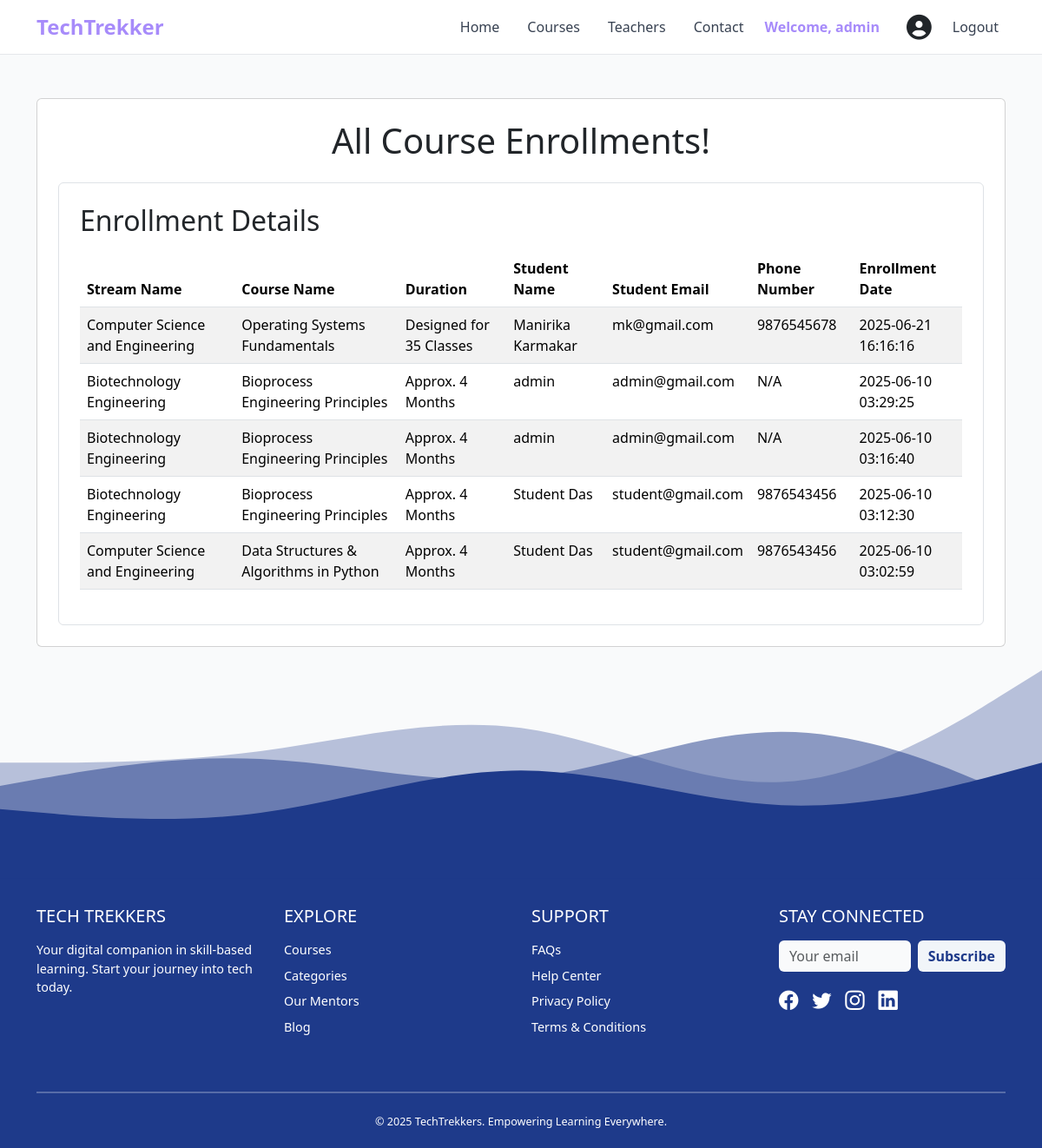
/teacher_students.php (signed in), run on the app's committed database.
### tables this page shows
CREATE TABLE `enrollments` (
  `enrollment_id` char(36) NOT NULL DEFAULT uuid(),
  `stream_id` int(11) NOT NULL,
  `course_id` int(11) NOT NULL,
  `course_name` varchar(255) NOT NULL,
  `total_duration` varchar(50) NOT NULL,
  `buyer_name` varchar(255) NOT NULL,
  `buyer_email` varchar(255) NOT NULL,
  `phone_number` varchar(20) DEFAULT NULL,
  `amount_paid` decimal(10,2) NOT NULL,
  `enrolled_at` timestamp NOT NULL DEFAULT current_timestamp(),
  `receipt_path` varchar(255) DEFAULT NULL
);

CREATE TABLE `streams` (
  `stream_id` int(11) NOT NULL,
  `stream_name` varchar(255) NOT NULL
);

CREATE TABLE `courses` (
  `stream_id` int(11) DEFAULT NULL,
  `course_id` int(11) NOT NULL,
  `course_name` varchar(255) DEFAULT NULL,
  `estimated_duration` varchar(100) DEFAULT NULL,
  `price` decimal(10,2) DEFAULT NULL,
  `key_topics_summary` text DEFAULT NULL,
  `image_url` varchar(500) DEFAULT NULL,
  `instructor_name` varchar(255) DEFAULT NULL,
  `skill_level` varchar(50) DEFAULT NULL,
  `average_rating` float DEFAULT NULL,
  `num_reviews` int(11) DEFAULT NULL,
  `short_tagline` text DEFAULT NULL,
  `num_students_enrolled` int(11) DEFAULT NULL,
  `prerequisites` text DEFAULT NULL,
  `badge_label` varchar(50) DEFAULT NULL,
  `display_stream_name` varchar(255) DEFAULT NULL
);

### teacher_students.php (the view, shortened to what this page needs)
<?php
require 'db.php';
$enrollments = [];
$sql = "SELECT
            e.enrollment_id,
            s.stream_name,        -- Get stream name from the streams table
            c.course_name,        -- Get course name from the courses table
            e.total_duration,
            e.buyer_name,         -- Student's name
            e.buyer_email,        -- Student's email
            e.phone_number,       -- Student's phone number
            e.enrolled_at         -- Enrollment date
        FROM
            enrollments e
        JOIN
            streams s ON e.stream_id = s.stream_id
        JOIN
            courses c ON e.course_id = c.course_id
        ORDER BY
            e.enrolled_at DESC";
if ($result = $connection->query($sql)) {
    if ($result->num_rows > 0) {
        while ($row = $result->fetch_assoc()) {
            $enrollments[] = $row;
        }
    }
} else {
    $fetch_error = "ERROR: Could not fetch enrollments. " . $connection->error;
}
require_once 'header.php';
?>
<div class="enrollment-wrapper" style="margin-top: 50px;">
    <div class="container">
        <div class="card p-4">
            <h1 class="text-center mb-4">All Course Enrollments!</h1>
            <div class="p-4 border rounded card">
                <h2 class="mb-3">Enrollment Details</h2>
                <?php if (!empty($enrollments)): ?>
                <div class="table-responsive">
                    <table class="table table-striped table-hover">
                        <thead>
                            <tr>
                                <th scope="col">Stream Name</th>
                                <th scope="col">Course Name</th>
                                <th scope="col">Duration</th>
                                <th scope="col">Student Name</th>
                                <th scope="col">Student Email</th>
                                <th scope="col">Phone Number</th>
                                <th scope="col">Enrollment Date</th>
                            </tr>
                        </thead>
                        <tbody>
                            <?php foreach ($enrollments as $enrollment): ?>
                            <tr>
                                <td><?php echo htmlspecialchars($enrollment['stream_name']); ?></td>
                                <td><?php echo htmlspecialchars($enrollment['course_name']); ?></td>
                                <td><?php echo htmlspecialchars($enrollment['total_duration']); ?></td>
                                <td><?php echo htmlspecialchars($enrollment['buyer_name']); ?></td>
                                <td><?php echo htmlspecialchars($enrollment['buyer_email']); ?></td>
                                <td><?php echo htmlspecialchars($enrollment['phone_number'] ?? 'N/A'); ?></td>
                                <td><?php echo htmlspecialchars($enrollment['enrolled_at']); ?></td>
                            </tr>
                            <?php endforeach; ?>
                        </tbody>
                    </table>
                </div>
                <?php else: ?>
                    <p class="text-center text-muted">No enrollments found in the database.</p>
                <?php endif; ?>
            </div>
        </div>
    </div>
</div>
<?php
require_once 'footer.php';
?>

### index.css (style rules this page uses)
body { background-color: #f9fafb !important; color: #374151; font-family: "Segoe UI", Tahoma, Geneva, Verdana, sans-serif; }

### data on the page
enrollments: stream.stream_name "Computer Science and Engineering", course.course_name "Operating Systems Fundamentals", total_duration "Designed for 35 Classes", buyer_name "Manirika Karmakar", buyer_email "mk@gmail.com", phone_number "9876545678", enrolled_at "2025-06-21 16:16:16"
enrollments: stream.stream_name "Biotechnology Engineering", course.course_name "Bioprocess Engineering Principles", total_duration "Approx. 4 Months", buyer_name "admin", buyer_email "admin@gmail.com", phone_number "N/A", enrolled_at "2025-06-10 03:29:25"
enrollments: stream.stream_name "Biotechnology Engineering", course.course_name "Bioprocess Engineering Principles", total_duration "Approx. 4 Months", buyer_name "admin", buyer_email "admin@gmail.com", phone_number "N/A", enrolled_at "2025-06-10 03:16:40"
enrollments: stream.stream_name "Biotechnology Engineering", course.course_name "Bioprocess Engineering Principles", total_duration "Approx. 4 Months", buyer_name "Student Das", buyer_email "student@gmail.com", phone_number "9876543456", enrolled_at "2025-06-10 03:12:30"
enrollments: stream.stream_name "Computer Science and Engineering", course.course_name "Data Structures & Algorithms in Python", total_duration "Approx. 4 Months", buyer_name "Student Das", buyer_email "student@gmail.com", phone_number "9876543456", enrolled_at "2025-06-10 03:02:59"

### other printed values
$userName "admin"
